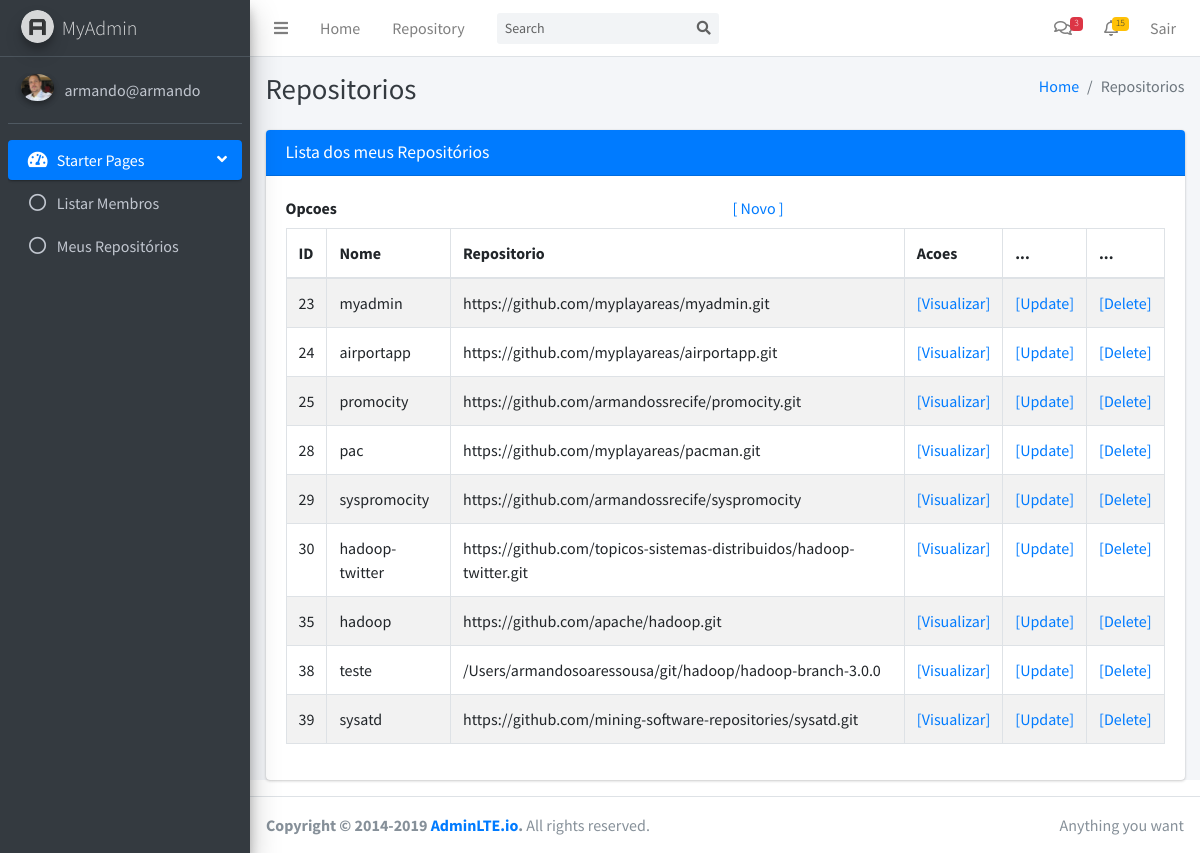
Before: /repositorio/listar (signed in) with the older database file.
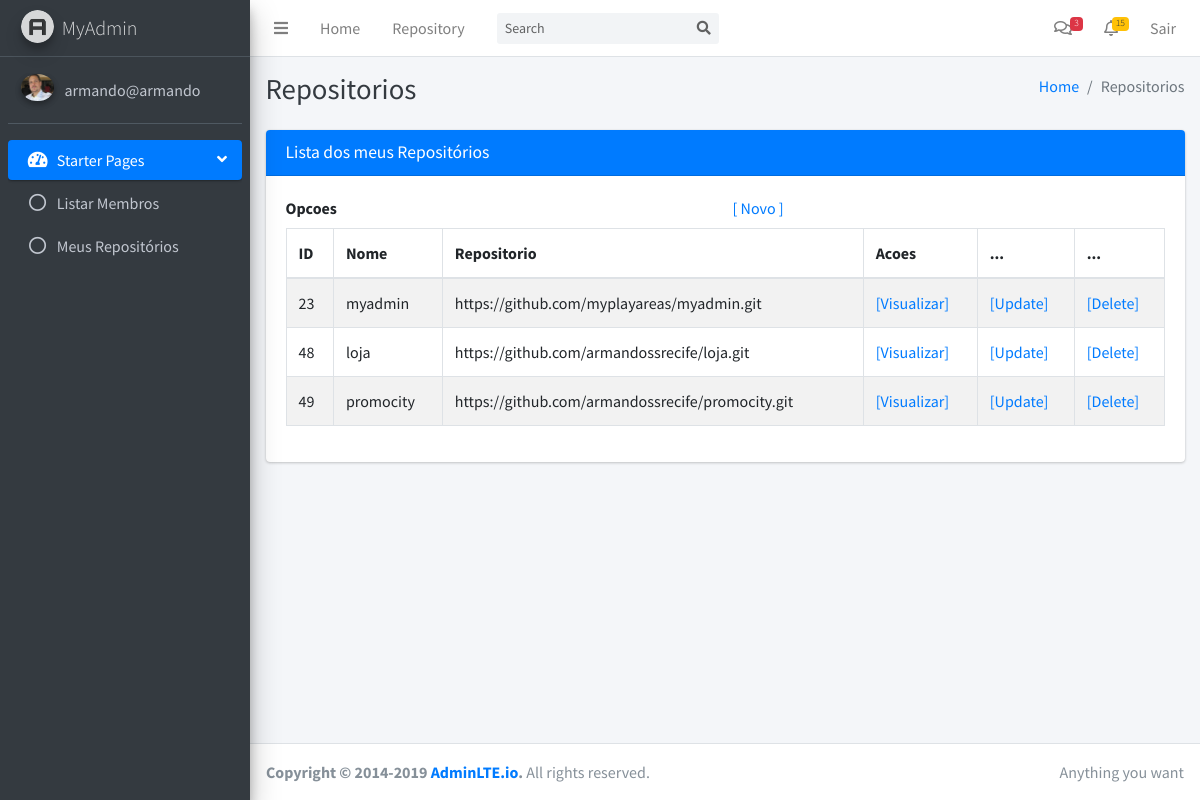
After: the same page with the newer database file.
### tables this page shows
CREATE TABLE repository (
  id INTEGER PRIMARY KEY AUTOINCREMENT,
  name TEXT NOT NULL, 
  link TEXT NOT NULL,
  user_id INTEGER,
  creation_date timestamp,
  analysis_date timestamp,
  analysed INTEGER
);

### myapp/control/repositorio.py (the view)
@bp.route("/listar")
@login_required
def listar():
    lista_repositorios = lista_repositorios_usuario(g.user["id"])
    return render_template("repositorio/listar.html", usuario = g.user['username'],
            profilePic=g.user['image'], titulo="Repositorios", repositorios=lista_repositorios)

### myapp/config/db.py (called while the page is built)
def get_db():
    if 'db' not in g:
        g.db = sqlite3.connect(
            current_app.config['DATABASE'],
            detect_types=sqlite3.PARSE_DECLTYPES
        )
        g.db.row_factory = sqlite3.Row
    return g.db

### myapp/control/auth.py (called while the page is built)
def login_required(view):
    @functools.wraps(view)
    def wrapped_view(**kwargs):
        if g.user is None:
            return redirect(url_for("auth.login"))
        return view(**kwargs)
    return wrapped_view

@bp.before_app_request
def load_logged_in_user():
    user_id = session.get("user_id")
    if user_id is None:
        g.user = None
    else:
        g.user = ( get_db().execute("SELECT * FROM user WHERE id = ?", (user_id,)).fetchone() )

### myapp/control/repositorio.py (called while the page is built)
def lista_repositorios_usuario(id):
    db = get_db()
    query = "select * from repository where user_id = ?"
    repositorios = db.execute( query , (id,) ).fetchall()
    return repositorios

### myapp/templates/repositorio/listar.html (shortened to what this page needs)
{% extends "base.html" %}
{% block conteudo %}
    <div class="content">
      <section class="content">
        <div class="container-fluid">
          <div class="card card-primary">
              <div class="card-header">
                <h3 class="card-title">Lista dos meus Repositórios</h3>
              </div>
              <div class="card-body">
                <div id="example1_wrapper" class="dataTables_wrapper dt-bootstrap4">
                    <div class="row">
                    <div class="col-sm-12">
                      <div class="row">
                        <div class="col-sm-6">
                          <div id="Opcoes">
                            <label>Opcoes</label>
                          </div>
                        </div>
                        <div class="col-sm-6">
                          <div id="Acoes">
                            <a href="{{ url_for('repositorio.criar')}}">[ Novo ]</a>
                          </div>
                        </div>
                      </div>
                      <table id="example1" class="table table-bordered table-striped dataTable dtr-inline" role="grid" aria-describedby="example1_info">
                        <thead>
                          <tr role="row">
                            <th class="sorting_asc" tabindex="0" aria-controls="example1" rowspan="1" colspan="1" aria-label="Id: activate to sort column descending" aria-sort="ascending">ID</th>
                            <th class="sorting" tabindex="0" aria-controls="example1" rowspan="1" colspan="1" aria-label="Nome: activate to sort column ascending">Nome</th>
                            <th class="sorting" tabindex="0" aria-controls="example1" rowspan="1" colspan="1" aria-label="Repositorio: activate to sort column ascending">Repositorio</th>
                            <th class="sorting" tabindex="0" aria-controls="example1" rowspan="1" colspan="1" aria-label="Acoes: activate to sort column ascending">Acoes</th>
                            <th class="sorting" tabindex="0" aria-controls="example1" rowspan="1" colspan="1" aria-label="Acoes: activate to sort column ascending">...</th>
                            <th class="sorting" tabindex="0" aria-controls="example1" rowspan="1" colspan="1" aria-label="Acoes: activate to sort column ascending">...</th>
                          </tr>
                        </thead>
                        <tbody>
                          {% for item in repositorios %}
                          <tr role="row" class="even">
                            <td tabindex="0" class="sorting_1">{{ item["id"] }}</td>
                            <td>{{ item["name"] }}</td>
                            <td>{{ item["link"] }}</td>
                            <td><a href="{{ url_for('repositorio.visualizar', id=item["id"]) }}">[Visualizar]</a>
                            <td><a href="{{ url_for('repositorio.update', id=item["id"]) }}">[Update]</a>
                            <td><a href="{{ url_for('repositorio.delete', id=item["id"]) }}">[Delete]</a>
                          </tr>
                          {% endfor%}
                        </tbody>
                    </table>
                  </div>
                  </div>
                </div>
              </div>
          </div>
        </div>
      </section>
    </div>
{% endblock %}

Changed rows visible on the page:
removed repository: id "24", name "airportapp", link "https://github.com/myplayareas/airportapp.git"
removed repository: id "25", name "promocity", link "https://github.com/armandossrecife/promocity.git"
removed repository: id "28", name "pac", link "https://github.com/myplayareas/pacman.git"
removed repository: id "29", name "syspromocity", link "https://github.com/armandossrecife/syspromocity"
removed repository: id "30", name "hadoop-twitter", link "https://github.com/topicos-sistemas-distribuidos/hadoop-twitter.git"
removed repository: id "35", name "hadoop", link "https://github.com/apache/hadoop.git"
removed repository: id "38", name "teste", link "/Users/armandosoaressousa/git/hadoop/hadoop-branch-3.0.0"
removed repository: id "39", name "sysatd", link "https://github.com/mining-software-repositories/sysatd.git"
added repository: id "48", name "loja", link "https://github.com/armandossrecife/loja.git"
added repository: id "49", name "promocity", link "https://github.com/armandossrecife/promocity.git"
